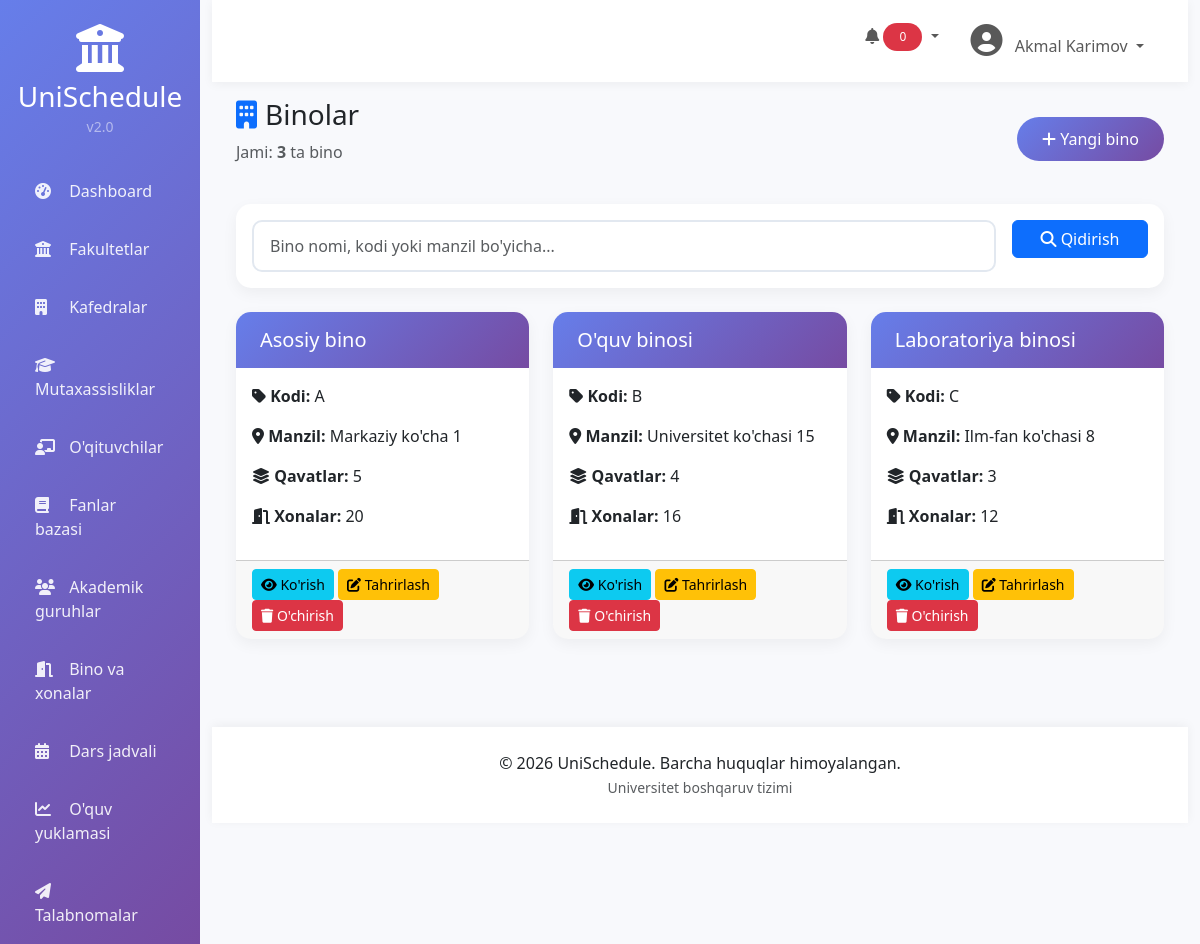
/rooms/buildings/ (signed in), run on the app's committed database.
### rooms/models.py (models this page shows, shortened)
class Building(models.Model):
    name = models.CharField(max_length=100, verbose_name="Bino nomi")
    code = models.CharField(max_length=20, unique=True, verbose_name="Bino kodi")
    address = models.CharField(max_length=255, verbose_name="Manzil")
    floors = models.PositiveSmallIntegerField(default=0, verbose_name="Qavatlar soni")
    description = models.TextField(blank=True, verbose_name="Tavsif")
    created_at = models.DateTimeField(auto_now_add=True)
    updated_at = models.DateTimeField(auto_now=True)
    class Meta:
        verbose_name = "Bino"
        verbose_name_plural = "Binolar"
        ordering = ['name']

### rooms/views.py (the view)
# urls.py: path('buildings/', views.building_list, name='building_list'),
@login_required
def building_list(request):
    buildings = Building.objects.all().annotate(rooms_count=Count('rooms'))
    search_query = request.GET.get('search', '')
    if search_query:
        buildings = buildings.filter(
            Q(name__icontains=search_query) |
            Q(code__icontains=search_query) |
            Q(address__icontains=search_query)
        )
    paginator = Paginator(buildings, 10)
    page_number = request.GET.get('page')
    page_obj = paginator.get_page(page_number)
    context = {
        'buildings': page_obj,
        'total_count': buildings.count(),
        'search_query': search_query,
    }
    return render(request, 'rooms/buildings/list.html', context)

### templates/rooms/buildings/list.html (shortened to what this page needs)
{% extends 'base.html' %}
{% block content %}
<div class="d-flex justify-content-between align-items-center mb-4">
    <div>
        <h1 class="h3 mb-0">
            <i class="fas fa-building text-primary me-2"></i>Binolar
        </h1>
        <p class="text-muted mt-2">Jami: <strong>{{ total_count }}</strong> ta bino</p>
    </div>
    <a href="{% url 'building_create' %}" class="btn btn-custom">
        <i class="fas fa-plus"></i> Yangi bino
    </a>
</div>
<div class="card mb-4">
    <div class="card-body">
        <form method="GET" class="row g-3">
            <div class="col-md-10">
                <input type="text" name="search" class="form-control" placeholder="Bino nomi, kodi yoki manzil bo'yicha..." value="{{ search_query }}">
            </div>
            <div class="col-md-2">
                <button type="submit" class="btn btn-primary w-100"><i class="fas fa-search"></i> Qidirish</button>
            </div>
        </form>
    </div>
</div>
<div class="row">
    {% for building in buildings %}
    <div class="col-md-6 col-lg-4 mb-4">
        <div class="card h-100">
            <div class="card-header bg-primary text-white">
                <h5 class="mb-0">{{ building.name }}</h5>
            </div>
            <div class="card-body">
                <p><strong><i class="fas fa-tag"></i> Kodi:</strong> {{ building.code }}</p>
                <p><strong><i class="fas fa-location-dot"></i> Manzil:</strong> {{ building.address }}</p>
                <p><strong><i class="fas fa-layer-group"></i> Qavatlar:</strong> {{ building.floors }}</p>
                <p><strong><i class="fas fa-door-open"></i> Xonalar:</strong> {{ building.rooms_count }}</p>
            </div>
            <div class="card-footer">
                <a href="{% url 'building_detail' building.id %}" class="btn btn-sm btn-info"><i class="fas fa-eye"></i> Ko'rish</a>
                <a href="{% url 'building_edit' building.id %}" class="btn btn-sm btn-warning"><i class="fas fa-edit"></i> Tahrirlash</a>
                <a href="{% url 'building_delete' building.id %}" class="btn btn-sm btn-danger" onclick="return confirm('O\'chirishni tasdiqlaysizmi?')"><i class="fas fa-trash"></i> O'chirish</a>
            </div>
        </div>
    </div>
    {% empty %}
    <div class="col-12 text-center py-5">
        <i class="fas fa-building fa-3x text-muted mb-3"></i>
        <h5>Ma'lumot topilmadi</h5>
        <a href="{% url 'building_create' %}" class="btn btn-custom mt-2">+ Yangi bino qo'shish</a>
    </div>
    {% endfor %}
</div>
{% endblock %}

### templates/base.html (shortened to what this page needs)
<!DOCTYPE html>
<html lang="uz">
<head>
    <link href="https://cdn.jsdelivr.net/npm/bootstrap@5.3.0/dist/css/bootstrap.min.css" rel="stylesheet">
    <link href="https://cdnjs.cloudflare.com/ajax/libs/font-awesome/6.4.0/css/all.min.css" rel="stylesheet">
    <link href="https://cdn.datatables.net/1.13.6/css/dataTables.bootstrap5.min.css" rel="stylesheet">
    {% load static %}
    <link rel="stylesheet" href="{% static 'css/style.css' %}">
</head>
<body>
    <div class="container-fluid">
        <div class="row">
            <div class="col-md-3 col-lg-2 px-0 sidebar" id="sidebar">
                <div class="text-center py-4">
                    <div class="logo">
                        <i class="fas fa-university fa-3x text-white mb-2"></i>
                        <h3 class="text-white mb-0">UniSchedule</h3>
                        <small class="text-white-50">v2.0</small>
                    </div>
                </div>
                <nav class="nav flex-column">
                    <a class="nav-link {% if request.resolver_match.url_name == 'dashboard' %}active{% endif %}" href="/">
                        <i class="fas fa-tachometer-alt"></i> <span>Dashboard</span>
                    </a>
                    <a class="nav-link" href="/faculties/">
                        <i class="fas fa-university"></i> <span>Fakultetlar</span>
                    </a>
                    <a class="nav-link" href="/departments/">
                        <i class="fas fa-building"></i> <span>Kafedralar</span>
                    </a>
                    <a class="nav-link" href="/specializations/">
                        <i class="fas fa-graduation-cap"></i> <span>Mutaxassisliklar</span>
                    </a>
                    <a class="nav-link" href="/teachers/">
                        <i class="fas fa-chalkboard-user"></i> <span>O'qituvchilar</span>
                    </a>
                    <a class="nav-link" href="/subjects/">
                        <i class="fas fa-book"></i> <span>Fanlar bazasi</span>
                    </a>
                    <a class="nav-link" href="/groups/">
                        <i class="fas fa-users"></i> <span>Akademik guruhlar</span>
                    </a>
                    <a class="nav-link" href="/rooms/">
                        <i class="fas fa-door-open"></i> <span>Bino va xonalar</span>
                    </a>
                    <a class="nav-link" href="/schedule/">
                        <i class="fas fa-calendar-alt"></i> <span>Dars jadvali</span>
                    </a>
                    <a class="nav-link" href="/workload/">
                        <i class="fas fa-chart-line"></i> <span>O'quv yuklamasi</span>
                    </a>
                    <a class="nav-link" href="/requests/">
                        <i class="fas fa-paper-plane"></i> <span>Talabnomalar</span>
                    </a>
                </nav>
            </div>
            <div class="col-md-9 col-lg-10 main-content">
                <nav class="navbar navbar-expand-lg navbar-custom">
                    <div class="container-fluid">
                        <div class="collapse navbar-collapse">
                            <ul class="navbar-nav ms-auto">
                                <li class="nav-item me-3">
                                    <div class="dropdown">
                                        <button class="btn btn-link nav-link dropdown-toggle" type="button" id="notificationDropdown" data-bs-toggle="dropdown">
                                            <i class="fas fa-bell"></i>
                                            <span class="badge bg-danger" id="notificationBadge">0</span>
                                        </button>
                                    </div>
                                </li>
                                <li class="nav-item dropdown">
                                    <a class="nav-link dropdown-toggle" href="#" id="navbarDropdown" role="button" data-bs-toggle="dropdown">
                                        <i class="fas fa-user-circle fa-2x"></i>
                                        <span class="ms-2">{{ user.get_full_name|default:user.username }}</span>
                                    </a>
                                </li>
                            </ul>
                        </div>
                    </div>
                </nav>
                <div class="px-4 py-3 fade-in">
                    {% block content %}{% endblock %}
                </div>
                <div class="footer">
                    <p class="mb-0">
                        &copy; 2026 UniSchedule. Barcha huquqlar himoyalangan.
                        <br>
                        <small class="text-muted">Universitet boshqaruv tizimi</small>
                    </p>
                </div>
            </div>
        </div>
    </div>
</body>
</html>

### static/css/style.css (style rules this page uses)
:root { --primary: #667eea; --primary-dark: #5a67d8; --secondary: #764ba2; --success: #48bb78; --danger: #f56565; --warning: #ed8936; --info: #4299e1; --dark: #2d3748; --light: #f7fafc; }
* { margin: 0; padding: 0; box-sizing: border-box; }
body { font-family: 'Segoe UI', Tahoma, Geneva, Verdana, sans-serif; background: linear-gradient(135deg, #667eea 0%, #764ba2 100%); min-height: 100vh; }
.sidebar { background: linear-gradient(135deg, var(--primary) 0%, var(--secondary) 100%); box-shadow: 2px 0 20px rgba(0,0,0,0.1); transition: all 0.3s; }
.sidebar .nav-link { color: rgba(255,255,255,0.9); padding: 12px 20px; margin: 5px 15px; border-radius: 10px; transition: all 0.3s; position: relative; overflow: hidden; }
.sidebar .nav-link::before { content: ''; position: absolute; top: 0; left: -100%; width: 100%; height: 100%; background: rgba(255,255,255,0.1); transition: left 0.3s; }
.sidebar .nav-link i { margin-right: 10px; width: 20px; }
.main-content { background: #f8f9fc; min-height: 100vh; }
.navbar-custom { background: white; box-shadow: 0 2px 10px rgba(0,0,0,0.05); padding: 1rem 1.5rem; }
.card { border: none; border-radius: 15px; box-shadow: 0 5px 15px rgba(0,0,0,0.05); transition: all 0.3s; overflow: hidden; }
.card-header { background: linear-gradient(135deg, var(--primary) 0%, var(--secondary) 100%); color: white; border: none; padding: 1rem 1.5rem; }
.card-header h5, .card-header h6 { margin: 0; color: white; }
.btn-custom { background: linear-gradient(135deg, var(--primary) 0%, var(--secondary) 100%); color: white; border: none; padding: 10px 25px; border-radius: 25px; transition: all 0.3s; position: relative; overflow: hidden; }
.form-control, .form-select { border-radius: 10px; border: 2px solid #e2e8f0; transition: all 0.3s; padding: 0.75rem 1rem; }
.badge { padding: 0.5rem 1rem; border-radius: 20px; font-weight: 500; }
.fade-in { animation: fadeIn 0.5s ease-in; }
.footer { background: white; padding: 1.5rem; text-align: center; margin-top: 3rem; box-shadow: 0 -2px 10px rgba(0,0,0,0.05); }

### templates/base.html (style rules this page uses)
.sidebar { min-height: 100vh; }

### data on the page
Building: name "Asosiy bino", code "A", address "Markaziy ko'cha 1", floors "5", rooms_count "20"
Building: name "O'quv binosi", code "B", address "Universitet ko'chasi 15", floors "4", rooms_count "16"
Building: name "Laboratoriya binosi", code "C", address "Ilm-fan ko'chasi 8", floors "3", rooms_count "12"

### other printed values
{{ user.get_full_name|default:user.username }} "Akmal Karimov"
{{ total_count }} "3"
